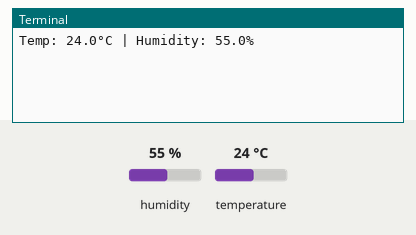
This program was run on a simulated Raspberry Pi (BCM pin numbers). On the bench: the last lines printed to the terminal. The test bench sets the inputs (shaded band); at power-on: humidity 55 %, temperature 24 °C.

Above: at 1.2 s.
1.3 s: humidity set to 22 %
At 3.3 s:
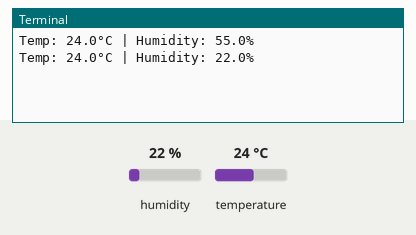
4.3 s: temperature set to 12 °C
At 5.6 s:
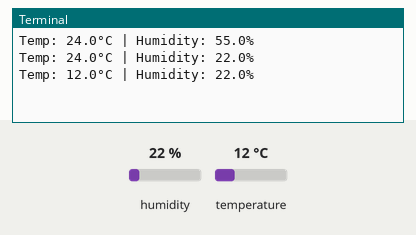
7.3 s: humidity set to 40 %
At 10.5 s:
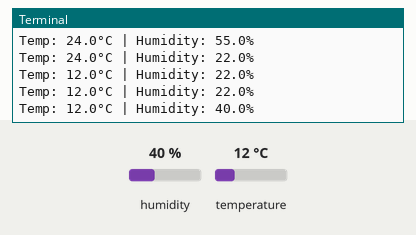
Timing chart, 0 to 12.0 s (numbered marks = the images above; inputs shaded):
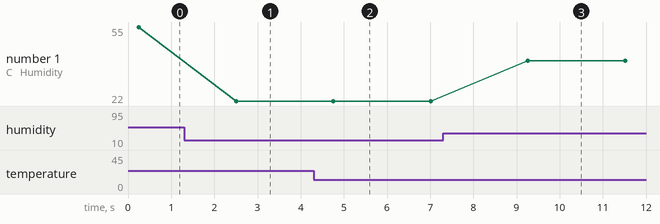

Measured:
- after the input at 1.3 s, the terminal: prints a new line after 1.2 s (image 1)
- after the input at 4.3 s, the terminal: prints a new line after 0.46 s (image 2)
- after the input at 7.3 s, the terminal: prints a new line after 2.0 s (image 3)
- plotted number 1: 55 → 22 after the input at 1.3 s, 22 → 40 after the input at 7.3 s

The program:

temp_record.py
```python
import time
import board
import adafruit_dht

# Initialize DHT22 sensor on GPIO17 (pin 11)
dht_sensor = adafruit_dht.DHT22(board.D17)

while True:
    try:
        temperature = dht_sensor.temperature
        humidity    = dht_sensor.humidity

        if temperature is not None and humidity is not None:
            print(f"Temp: {temperature:.1f}°C | Humidity: {humidity:.1f}%")
        else:
            print("Sensor error, retrying…")

    except RuntimeError as e:
        print(f"Runtime error: {e}, retrying in 2 seconds…")

    time.sleep(2)
```
